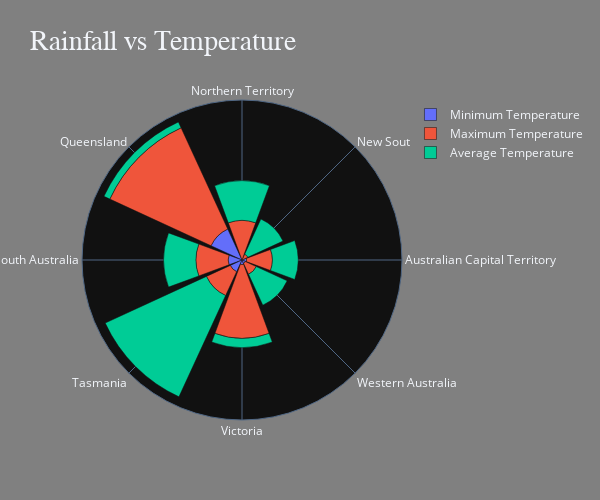

The code cell stored with this chart in its notebook:
### Markdown cell above
Explain

### Code cell
# Radar plot for differet temperature types on rainfall 
state = ['Australian Capital Territory','New South Wales', 'Northern Territory', 'Queensland', 'South Australia', 
          'Tasmania', 'Victoria', 'Western Australia']

import plotly.graph_objs as go
fig = go.Figure()

fig.add_trace(go.Barpolar(r=df_impute2.groupby('MinTemp')['Rainfall'].mean(),
                          theta=state,
                          name='Minimum Temperature'
                          )
             )
fig.add_trace(go.Barpolar(r=df_impute2.groupby('MaxTemp')['Rainfall'].mean(),
                          theta=state,
                          name='Maximum Temperature'
                          )
             )
fig.add_trace(go.Barpolar(r=df_impute2.groupby('AvgTemp')['Rainfall'].mean(),
                          theta=state,
                          name='Average Temperature'
                          )
             )

fig.update_layout(polar=dict(radialaxis=dict(visible=False,
                                             )
                             ),
                  showlegend=True,
                  title='Rainfall vs Temperature',
                  titlefont={'size': 28, 'family':'Serif'},
                  template='plotly_dark',
                  paper_bgcolor='gray',
                  width=600, height=500,
                 )
fig.show()

### Figure 1 — Plotly figure (JSON) as saved in the notebook; plotly's stock layout.template omitted (floating-point values rounded to 4 significant figures; data arrays with more than 128 entries replaced by an {"elided": "..."} marker saying what was removed)
{"data": [{"name": "Minimum Temperature", "r": {"elided": "393 float values"}, "theta": ["Australian Capital Territory", "New South Wales", "Northern Territory", "Queensland", "South Australia", "Tasmania", "Victoria", "Western Australia"], "type": "barpolar"}, {"name": "Maximum Temperature", "r": {"elided": "507 float values"}, "theta": ["Australian Capital Territory", "New South Wales", "Northern Territory", "Queensland", "South Australia", "Tasmania", "Victoria", "Western Australia"], "type": "barpolar"}, {"name": "Average Temperature", "r": {"elided": "1951 float values"}, "theta": ["Australian Capital Territory", "New South Wales", "Northern Territory", "Queensland", "South Australia", "Tasmania", "Victoria", "Western Australia"], "type": "barpolar"}], "layout": {"height": 500, "paper_bgcolor": "gray", "polar": {"radialaxis": {"visible": false}}, "showlegend": true, "title": {"font": {"family": "Serif", "size": 28}, "text": "Rainfall vs Temperature"}, "width": 600}}
